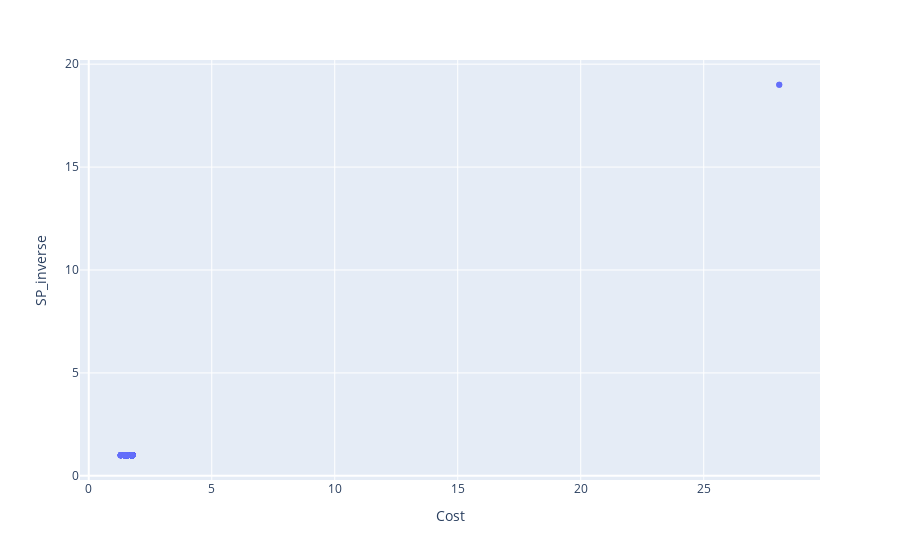

Here is the notebook cell this chart was saved with:
### Code cell
px.scatter(df, x = "Cost", y = "SP_inverse")

### Figure 1 — Plotly figure (JSON) as saved in the notebook; plotly's stock layout.template omitted (floating-point values rounded to 4 significant figures; data arrays with more than 128 entries replaced by an {"elided": "..."} marker saying what was removed)
{"data": [{"hovertemplate": "Cost=%{x}<br>SP_inverse=%{y}<extra></extra>", "legendgroup": "", "marker": {"color": "#636efa", "symbol": "circle"}, "mode": "markers", "name": "", "orientation": "v", "showlegend": false, "type": "scatter", "x": {"elided": "722 float values"}, "xaxis": "x", "y": {"elided": "722 int values"}, "yaxis": "y"}], "layout": {"legend": {"tracegroupgap": 0}, "margin": {"t": 60}, "xaxis": {"anchor": "y", "domain": [0, 1], "title": {"text": "Cost"}}, "yaxis": {"anchor": "x", "domain": [0, 1], "title": {"text": "SP_inverse"}}}}
